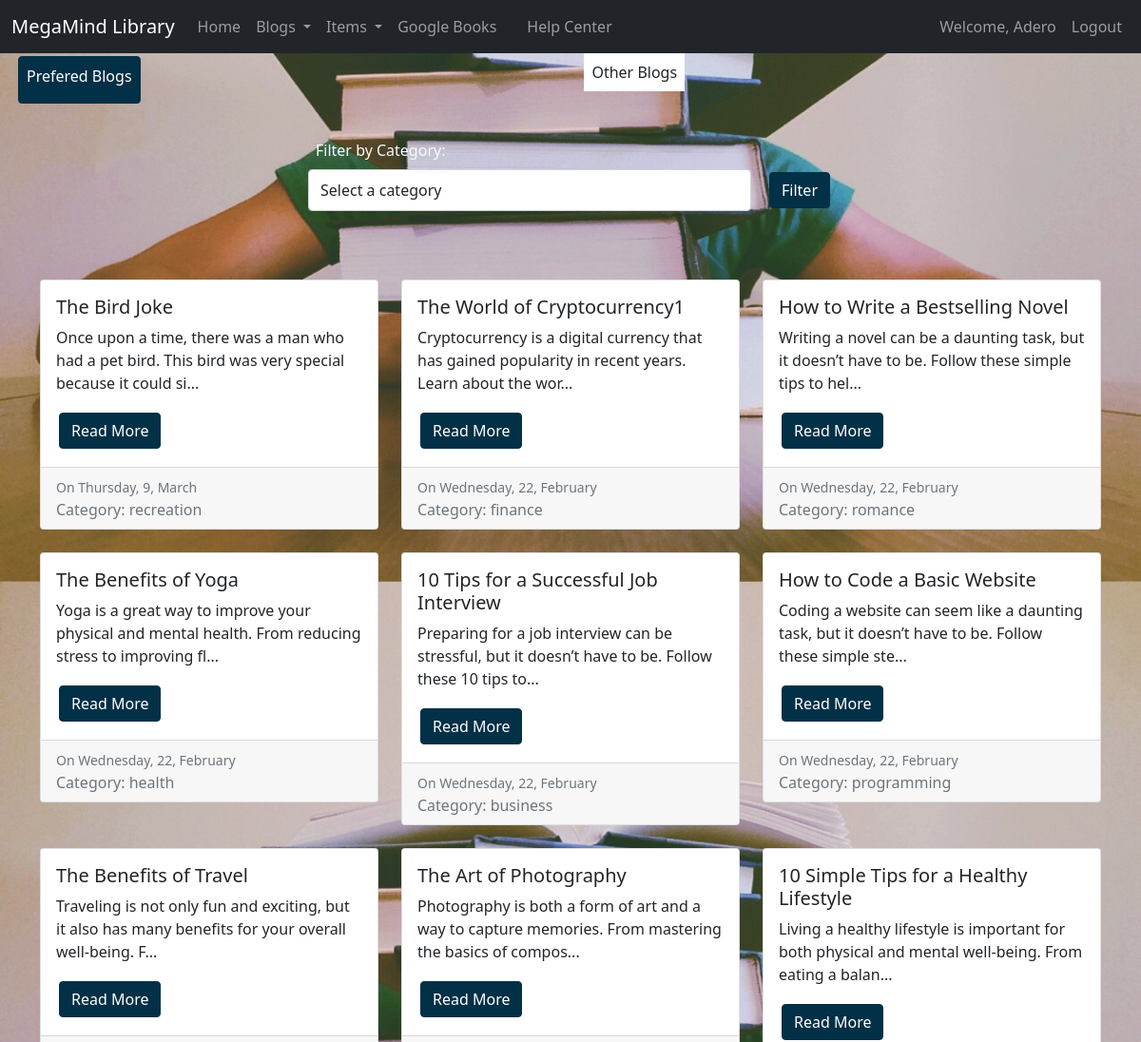
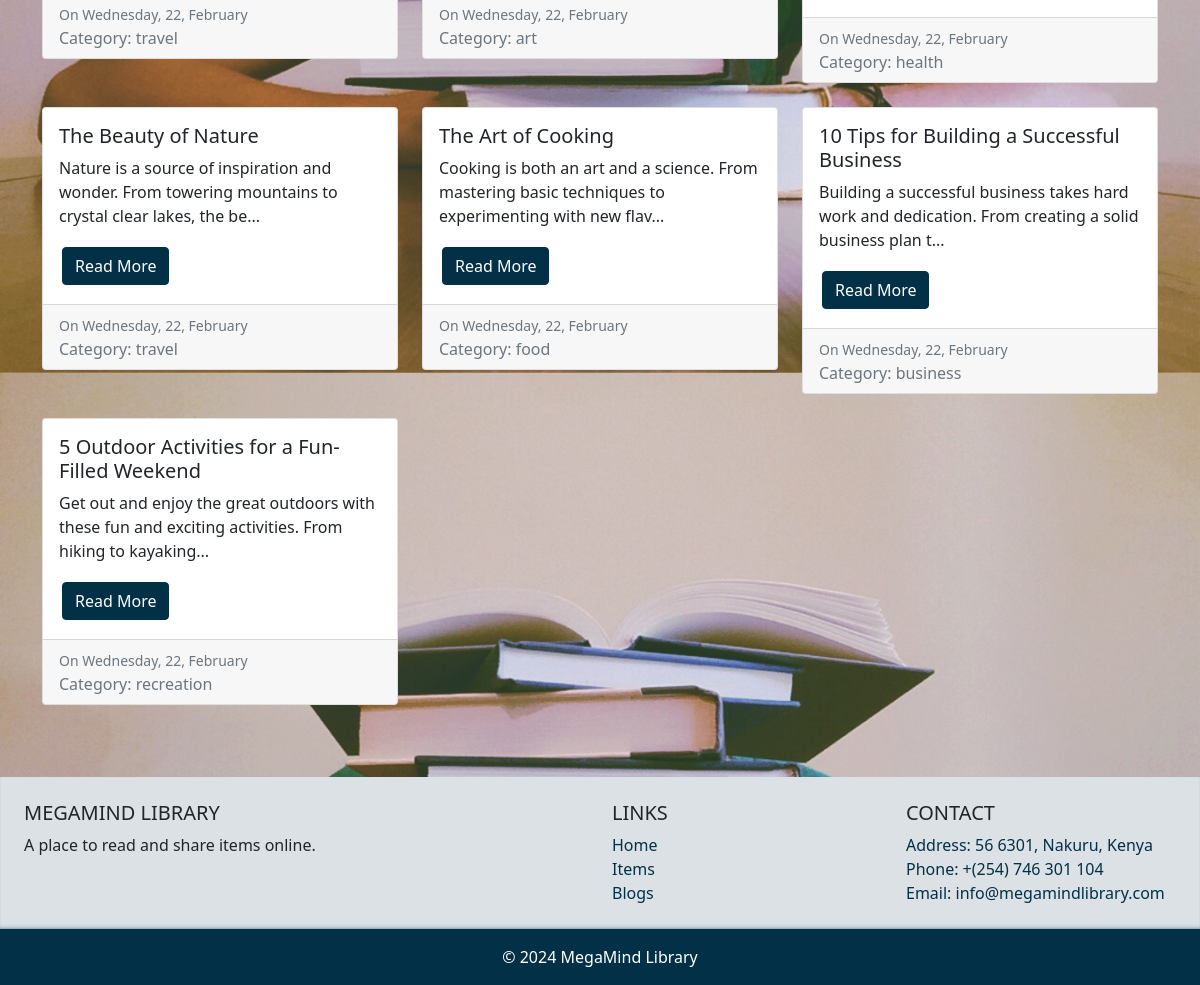
The page /all_blogs.php (signed in) on the database its author committed (2 pictures, top to bottom).
### tables this page shows
CREATE TABLE `blogs` (
  `id` int(11) NOT NULL,
  `title` varchar(255) NOT NULL,
  `content` text NOT NULL,
  `user_id` int(11) NOT NULL,
  `created_at` datetime NOT NULL DEFAULT current_timestamp(),
  `category` varchar(255) NOT NULL
);

### inc/functions.php (called while the page is built, shortened)
<?php
include "config.php";
function get_all_blogs($field)
{
    global $conn;
    $query = "SELECT * FROM blogs WHERE category != '$field' ORDER BY id DESC";
    $result = mysqli_query($conn, $query);
    $blogs = mysqli_fetch_all($result, MYSQLI_ASSOC);
    return $blogs;
}
function get_category_name($category_id)
{
    global $conn;
    $stmt = $conn->prepare("SELECT category FROM blogs WHERE category = ?");
    $stmt->bind_param("s", $category_id);
    $stmt->execute();
    $result = $stmt->get_result();
    if ($result->num_rows > 0) {
        $row = $result->fetch_assoc();
        return $row['category'];
    }
}

### all_blogs.php (the view, shortened to what this page needs)
<?php
include './inc/config.php';
include 'inc/functions.php';
$user_name = $_SESSION['username'];
$finterest = "SELECT field FROM user WHERE username = '$user_name'";
$get_field = mysqli_query($conn, $finterest);
if ($get_field) {
  $result = mysqli_fetch_assoc($get_field);
  $field = $result['field'];
  $field = "tech";
} else {
  echo "Error: " . mysqli_error($conn);
}
$category = $field;
if (isset($_GET['category'])) {
  $category = $_GET['category'];
  $blogs = get_blogs_by_category($category);
} else {
  $search_query = '';
  if (!empty($search_query)) {
    $blogs = search_blogs($search_query, $field);
  } else {
    $blogs = get_all_blogs($field);
  }
}
?>
<!DOCTYPE html>
<html lang="en">
<head>
  <link rel="stylesheet" href="./css/style.css">
  <link href="https://cdn.jsdelivr.net/npm/bootstrap@5.0.2/dist/css/bootstrap.min.css" rel="stylesheet">
  <link rel="stylesheet" href="./css/bootstrap.min.css">
  <link rel="stylesheet" href="./css/style.css">
</head>
<body>
  <nav class="navbar navbar-expand-lg navbar-dark bg-dark">
    <div class="container-fluid">
      <a class="navbar-brand" href="<?php echo BASE_URL; ?>">MegaMind Library</a>
      <div class="collapse navbar-collapse" id="navbarNav">
        <ul class="navbar-nav">
          <li class="nav-item">
            <a class="nav-link" href="<?php echo BASE_URL; ?>/index.php">Home</a>
          </li>
          <li class="nav-item dropdown">
            <a class="nav-link dropdown-toggle" href="#" id="blogsDropdown" role="button" data-bs-toggle="dropdown" aria-expanded="false">
              Blogs
            </a>
          </li>
          <li class="nav-item dropdown">
            <a class="nav-link dropdown-toggle" href="#" id="itemsDropdown" role="button" data-bs-toggle="dropdown" aria-expanded="false">
              Items
            </a>
          </li>
          <li class="nav-item">
            <a class="nav-link" href="<?php echo BASE_URL; ?>/google_books.php">Google Books</a>
          </li>
        </ul>
        <ul class="navbar-nav">
          <li class="nav-item">
            <a class="nav-link" href="<?php echo BASE_URL; ?>/help_center.php">Help Center</a>
          </li>
        </ul>
        <ul class="navbar-nav ms-auto">
          <?php if (!isset($_SESSION["user_id"]) || empty($_SESSION["user_id"])) : ?>
            <li class="nav-item">
              <a class="nav-link" href="<?php echo BASE_URL; ?>/inc/signup.php">Register</a>
            </li>
            <li class="nav-item">
              <a class="nav-link" href="<?php echo BASE_URL; ?>/inc/login.php">Login</a>
            </li>
          <?php else : ?>
            <li class="nav-item">
              <a class="nav-link" href="<?php echo BASE_URL; ?>/inc/profile.php">Welcome, <?php echo htmlspecialchars($_SESSION["username"]); ?></a>
            </li>
            <li class="nav-item">
              <a class="nav-link" href="<?php echo BASE_URL; ?>/inc/logout.php">Logout</a>
            </li>
          <?php endif; ?>
        </ul>
      </div>
    </div>
  </nav>
  <div class="d-flex justify-content-between mx-3">
    <a href="./blogs.php" class="btn btn-primary p-2">Prefered Blogs</a>
    <p class="bg-white p-2">Other Blogs</p>
  </div>
  <form method="GET" action="blogs.php" class="p-4 w-50 mx-auto">
    <label for="category" class="p-2 text-light">Filter by Category:</label>
    <div class="form-group d-flex gap-3">
      <select class="form-control" name="category" id="category">
        <option value=""><?php if (isset($_GET['category'])) {
                            echo $category;
                          } else {
                            echo 'Select a category';
                          } ?></option>
      </select>
      <button type="submit" class="btn btn-primary">Filter</button>
    </div>
  </form>
  <div class="container py-5" style="min-height: 58vh;">
    <div class="row">
      <?php foreach ($blogs as $blog) :
      ?>
        <div class="col-md-4 mb-4">
          <div class="card">
            <div class="card-body">
              <h5 class="card-title"><?= $blog['title'] ?></h5>
              <p class="card-text"><?= substr($blog['content'], 0, 100) ?>...</p>
              <a href="inc/blog.php?id=<?= $blog['id'] ?>" class="btn btn-primary">Read More</a>
            </div>
            <div class="card-footer text-muted">
              <?php
              $created_at = new DateTime($blog['created_at']);
              $date_str = $created_at->format('l, j, F');
              echo "<small>On $date_str</small>";
              ?>
              <?php
              $category = get_category_name($blog['category']);
              echo "<br>Category: $category";
              ?>
            </div>
          </div>
        </div>
      <?php endforeach; ?>
    </div>
  </div>
  <?php include 'inc/footer.php'; ?>

### inc/footer.php (shortened to what this page needs)
	<footer class="bg-light text-center text-lg-start">
		<div class="px-auto p-4 w-full footer-1">
			<div class="row">
				<div class="col-lg-6 col-md-12 mb-4 mb-md-0">
					<h5 class="text-uppercase">MegaMind Library</h5>
					<p>A place to read and share items online.</p>
				</div>
				<div class="col-lg-3 col-md-6 mb-4 mb-md-0">
					<h5 class="text-uppercase">Links</h5>
					<ul class="list-unstyled mb-0">
						<li>
							<a href="<?php echo BASE_URL; ?>" class="text-decoration-none">Home</a>
						</li>
						<li>
							<a href="<?php echo BASE_URL; ?>/items.php" class="text-decoration-none">Items</a>
						</li>
						<li>
							<a href="<?php echo BASE_URL; ?>/blogs.php" class="text-decoration-none">Blogs</a>
						</li>
					</ul>
				</div>
				<div class="col-lg-3 col-md-6 mb-4 mb-md-0">
					<h5 class="text-uppercase">Contact</h5>
					<ul class="list-unstyled mb-0">
						<li>
							<a href="#!" class="text-decoration-none">Address: 56 6301, Nakuru, Kenya</a>
						</li>
						<li>
							<a href="#!" class="text-decoration-none">Phone: +(254) 746 301 104</a>
						</li>
						<li>
							<a href="#!" class="text-decoration-none">Email: info@megamindlibrary.com</a>
						</li>
					</ul>
				</div>
			</div>
		</div>
		<div class="text-center p-3 text-white" style="background-color: #023047;">
			&copy; <?php echo date('Y'); ?> MegaMind Library
		</div>
	</footer>
</body>
</html>

### css/style.css (style rules this page uses)
body::before { content: ""; position: fixed; top: 0; right: 0; bottom: 0; left: 0; z-index: -1; background-image: url(./images/item_images/item-2.jpg); background-size: 100%; background-position: center center; background-attachment: fixed; opacity: 1; }
body { background-color: #f7f7f7; }
.navbar { background-color: #023047; }
.navbar-brand, .navbar-text, .navbar ul li a { color: #fff; }
.btn-primary { background-color: #023047; border-color: #023047; margin: 3px; }
footer .footer-1 { box-shadow: inset 0 -5px 5px -5px #0230477c, inset 0 -1px 2px 0 #0230471e; background-color: #0230471e; }
footer ul a { color: #023047; }
label { padding: 3px; margin-top: 2px; }

### all_blogs.php (style rules this page uses)
body::before { content: ""; position: fixed; top: 0; right: 0; bottom: 0; left: 0; z-index: -1; background-image: url(./images/item_images/item-2.jpg); background-size: 100%; background-position: center center; background-attachment: fixed; opacity: 1; }

### rows shown on the page
blogs: title "The Bird Joke", content "Once upon a time, there was a man who had a pet bird. This bird was very special because it could si", created_at "Thursday, 9, March", category "recreation"
blogs: title "The World of Cryptocurrency1", content "Cryptocurrency is a digital currency that has gained popularity in recent years. Learn about the wor", created_at "Wednesday, 22, February", category "finance"
blogs: title "How to Write a Bestselling Novel", content "Writing a novel can be a daunting task, but it doesn’t have to be. Follow these simple tips to hel", created_at "Wednesday, 22, February", category "romance"
blogs: title "The Benefits of Yoga", content "Yoga is a great way to improve your physical and mental health. From reducing stress to improving fl", created_at "Wednesday, 22, February", category "health"
blogs: title "10 Tips for a Successful Job Interview", content "Preparing for a job interview can be stressful, but it doesn’t have to be. Follow these 10 tips to", created_at "Wednesday, 22, February", category "business"
blogs: title "How to Code a Basic Website", content "Coding a website can seem like a daunting task, but it doesn’t have to be. Follow these simple ste", created_at "Wednesday, 22, February", category "programming"
blogs: title "The Benefits of Travel", content "Traveling is not only fun and exciting, but it also has many benefits for your overall well-being. F", created_at "Wednesday, 22, February", category "travel"
blogs: title "The Art of Photography", content "Photography is both a form of art and a way to capture memories. From mastering the basics of compos", created_at "Wednesday, 22, February", category "art"
blogs: title "10 Simple Tips for a Healthy Lifestyle", content "Living a healthy lifestyle is important for both physical and mental well-being. From eating a balan", created_at "Wednesday, 22, February", category "health"
blogs: title "The Beauty of Nature", content "Nature is a source of inspiration and wonder. From towering mountains to crystal clear lakes, the be", created_at "Wednesday, 22, February", category "travel"
blogs: title "The Art of Cooking", content "Cooking is both an art and a science. From mastering basic techniques to experimenting with new flav", created_at "Wednesday, 22, February", category "food"
blogs: title "10 Tips for Building a Successful Business", content "Building a successful business takes hard work and dedication. From creating a solid business plan t", created_at "Wednesday, 22, February", category "business"
blogs: title "5 Outdoor Activities for a Fun-Filled Weekend", content "Get out and enjoy the great outdoors with these fun and exciting activities. From hiking to kayaking", created_at "Wednesday, 22, February", category "recreation"

### other values the page prints
$_SESSION["username"] "Adero"
